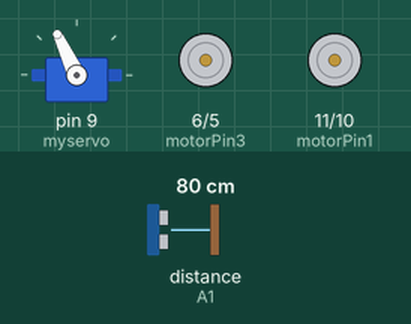
The sketch below on a simulated Arduino Uno, built with avr-gcc and run on an emulated ATmega328P. Parts: servo, motor-driver pin pairs drawn as motors (green arrow = first pin HIGH = forward, orange = second pin HIGH = backward, longer = more drive). Inputs (shaded band) come from the test bench; at power-on: distance to the obstacle (sensor on A1) 80 cm. The echo pulse lasts 58.3 µs per cm.

Above: at 3.9 s.
4.0 s: distance to the obstacle (sensor on A1) set to 23 cm
5.5 s: distance to the obstacle (sensor on A1) set to 18 cm
At 5.82 s:
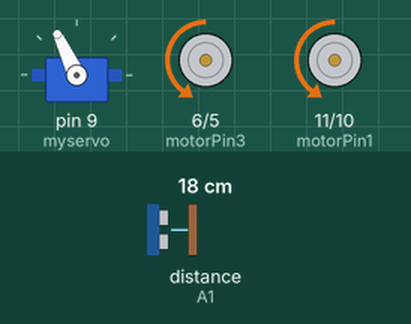
At 7.8 s:
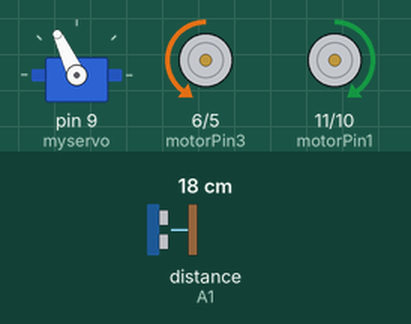
Timing chart, 0 to 14.5 s (numbered marks = the images above; inputs shaded):
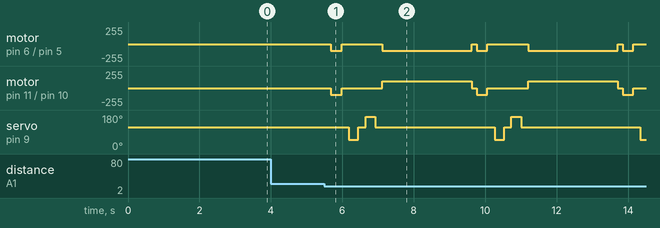

The sketch:

ESQUIVADOR_DE_OBSTACULOS.ino
```cpp
#include <NewPing.h>// Descarga la libreria "NewPing" arriba en la sección "Programa/Incluir Librería/Gestionar Libreria" si aun no la tienes.
#include <Servo.h>

#define TRIG_PIN A0
#define ECHO_PIN A1
#define MAX_DISTANCE 200
NewPing sonar(TRIG_PIN, ECHO_PIN, MAX_DISTANCE);
Servo myservo;

boolean goesForward=false;
int distance = 100;
int speedSet = 0;

const int motorPin1  = 11;
const int motorPin2  = 10;
//Motor B
const int motorPin3  = 6;
const int motorPin4  = 5;

void setup() {

  myservo.attach(9);
  myservo.write(115);
  delay(2000);
  distance = readPing();
  delay(100);
  distance = readPing();
  delay(100);
  distance = readPing();
  delay(100);
  distance = readPing();
  delay(100);
}

void loop() {
 int distanceR = 0;
 int distanceL =  0;
 delay(40);

 if(distance<=20)
 {
  moveStop();
  delay(100);
  moveBackward();
  delay(300);
  moveStop();
  delay(200);
  distanceR = lookRight();
  delay(200);
  distanceL = lookLeft();
  delay(200);

  if(distanceR>=distanceL)
  {
    turnRight();
    moveStop();
  }else
  {
    turnLeft();
    moveStop();
  }
 }else

 distance = readPing();
}

int lookRight()
{
    myservo.write(50);
    delay(100);
    int distance = readPing();
    delay(100);
    myservo.write(115);
    return distance;
}

int lookLeft()
{
    myservo.write(170);
    delay(100);
    int distance = readPing();
    delay(100);
    myservo.write(115);
    return distance;
    delay(100);
}

int readPing() {
  delay(70);
  int cm = sonar.ping_cm();
  if(cm==0)
  {
    cm = 250;
  }
  return cm;
}

void moveStop() {
    analogWrite(motorPin1, 0);
    analogWrite(motorPin2, 0);
    analogWrite(motorPin3, 0);
    analogWrite(motorPin4, 0);
  }


void moveBackward() {

    analogWrite(motorPin1, 0);
    analogWrite(motorPin2, 100);
    analogWrite(motorPin3, 0);
    analogWrite(motorPin4, 100);

}

void turnRight() {
    analogWrite(motorPin1, 100);
    analogWrite(motorPin2, 0);
    analogWrite(motorPin3, 0);
    analogWrite(motorPin4, 100);
    delay(2500);


}

void turnLeft() {
    analogWrite(motorPin1, 0);
    analogWrite(motorPin2, 100);
    analogWrite(motorPin3, 100);
    analogWrite(motorPin4, 0);
    delay(250);

}
```

Measured:
- the behaviour switches between 21 and 20 cm on distance to the obstacle (sensor on A1) (found by bisection; images 0 and 1)
- after the input at 4.0 s, every drawn part: stays the same
